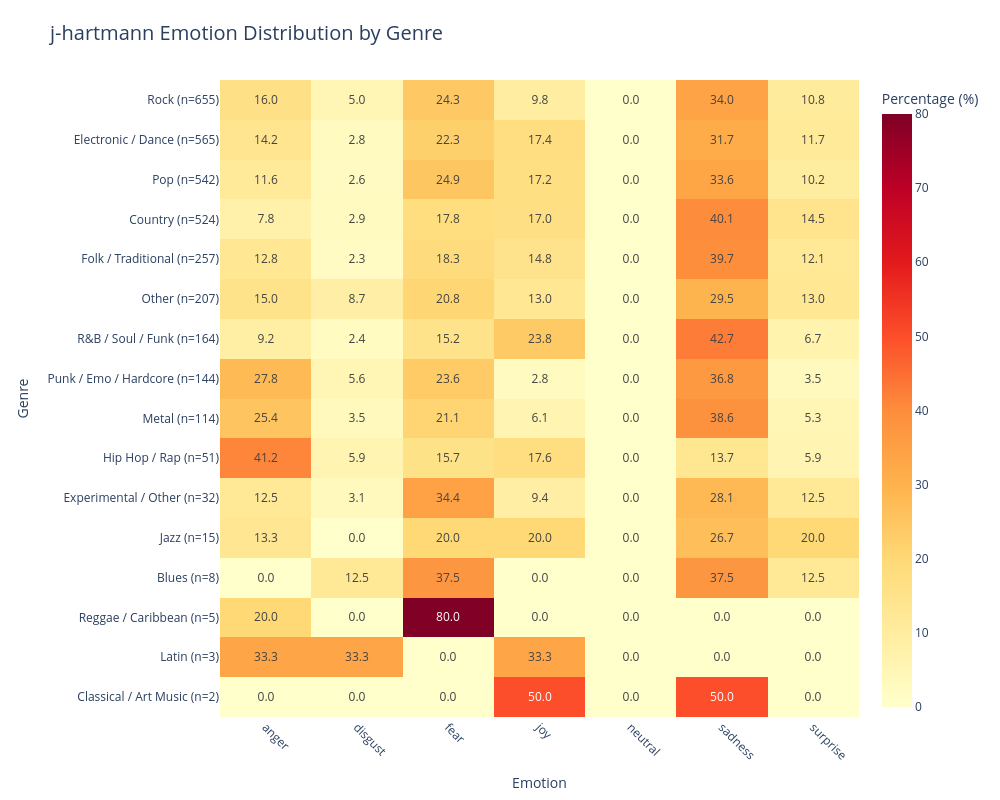

The cell this chart's notebook holds for it:
### Markdown cell above
#### **4.3. Heatmap de sentimientos por género - Modelo J-hartmann**

Este mapa de calor visualiza la distribución porcentual de las siete emociones del modelo j-hartmann en cada género musical. Las celdas muestran el porcentaje exacto y utilizan una escala de colores cálidos donde los tonos más oscuros o intensos indican una mayor presencia emocional. Esta representación gráfica permite identificar de un solo vistazo qué emociones dominan en cada estilo y descubrir patrones clave en las letras.

### Code cell
# ============================================================
# 4. j-hartmann heatmap by genre
# Mostrar con Plotly + guardar HTML + guardar PNG con Matplotlib
# ============================================================

import pandas as pd
import matplotlib.pyplot as plt
import plotly.express as px
import plotly.io as pio
from pathlib import Path

# ------------------------------------------------------------
# Renderer de Plotly
# ------------------------------------------------------------

# Si usas VS Code:
pio.renderers.default = "vscode"

# Si no se muestra, prueba alternativamente:
# pio.renderers.default = "notebook_connected"
# pio.renderers.default = "jupyterlab"

# ------------------------------------------------------------
# Output folder
# ------------------------------------------------------------

OUTPUT_DIR = Path("outputs")
OUTPUT_DIR.mkdir(exist_ok=True)

# ------------------------------------------------------------
# Prepare data
# ------------------------------------------------------------

plot_data = genre_jhartmann_final.copy()

MIN_SONGS = 1

plot_data = plot_data[plot_data["n_canciones"] >= MIN_SONGS].copy()

plot_data = plot_data.sort_values("n_canciones", ascending=False)

plot_data["genre_label"] = (
    plot_data["genre"] + " (n=" + plot_data["n_canciones"].astype(str) + ")"
)

jhartmann_emotions = [
    "anger",
    "disgust",
    "fear",
    "joy",
    "neutral",
    "sadness",
    "surprise"
]

jhartmann_pct_cols = [f"pct_jhartmann_{emotion}" for emotion in jhartmann_emotions]

for col in jhartmann_pct_cols:
    if col not in plot_data.columns:
        plot_data[col] = 0.0

heatmap_data = plot_data.set_index("genre_label")[jhartmann_pct_cols].copy()
heatmap_data.columns = jhartmann_emotions


# ============================================================
# Mostrar con Plotly
# ============================================================

fig_plotly = px.imshow(
    heatmap_data,
    text_auto=".1f",
    aspect="auto",
    color_continuous_scale="YlOrRd",
    title="j-hartmann Emotion Distribution by Genre",
    labels={
        "x": "Emotion",
        "y": "Genre",
        "color": "Percentage (%)"
    }
)

fig_plotly.update_layout(
    width=1000,
    height=800,
    title=dict(font=dict(size=20)),
    margin=dict(l=220, r=80, t=80, b=80)
)

fig_plotly.update_xaxes(
    tickangle=45
)

fig_plotly.show()

# ------------------------------------------------------------
# Guardar HTML con Plotly
# ------------------------------------------------------------

html_path = OUTPUT_DIR / "html/04_jhartmann_heatmap_by_genre_plotly.html"

fig_plotly.write_html(str(html_path))


# ============================================================
# Guardar PNG con Matplotlib
# ============================================================

fig_mpl, ax = plt.subplots(figsize=(12, 8))

im = ax.imshow(
    heatmap_data.values,
    aspect="auto",
    cmap="YlOrRd"
)

ax.set_xticks(range(len(heatmap_data.columns)))
ax.set_xticklabels(
    heatmap_data.columns,
    rotation=45,
    ha="right"
)

ax.set_yticks(range(len(heatmap_data.index)))
ax.set_yticklabels(heatmap_data.index)

ax.set_title(
    "j-hartmann Emotion Distribution by Genre",
    fontsize=16,
    fontweight="bold"
)

ax.set_xlabel("Emotion")
ax.set_ylabel("Genre")

cbar = fig_mpl.colorbar(im, ax=ax)
cbar.set_label("Percentage (%)")

max_value = heatmap_data.values.max()

for i in range(heatmap_data.shape[0]):
    for j in range(heatmap_data.shape[1]):
        value = heatmap_data.iloc[i, j]

        ax.text(
            j,
            i,
            f"{value:.1f}",
            ha="center",
            va="center",
            fontsize=8,
            color="black" if value < max_value * 0.65 else "white"
        )

plt.tight_layout()

png_path = OUTPUT_DIR / "csv/04_jhartmann_heatmap_by_genre.png"

fig_mpl.savefig(
    png_path,
    dpi=300,
    bbox_inches="tight"
)

plt.close(fig_mpl)

### Figure 1 — Plotly figure (JSON) as saved in the notebook; plotly's stock layout.template omitted (floating-point values rounded to 4 significant figures)
{"data": [{"coloraxis": "coloraxis", "hovertemplate": "Emotion: %{x}<br>Genre: %{y}<br>Percentage (%): %{z}<extra></extra>", "name": "0", "texttemplate": "%{z:.1f}", "type": "heatmap", "x": ["anger", "disgust", "fear", "joy", "neutral", "sadness", "surprise"], "xaxis": "x", "y": ["Rock (n=655)", "Electronic / Dance (n=565)", "Pop (n=542)", "Country (n=524)", "Folk / Traditional (n=257)", "Other (n=207)", "R&B / Soul / Funk (n=164)", "Punk / Emo / Hardcore (n=144)", "Metal (n=114)", "Hip Hop / Rap (n=51)", "Experimental / Other (n=32)", "Jazz (n=15)", "Blues (n=8)", "Reggae / Caribbean (n=5)", "Latin (n=3)", "Classical / Art Music (n=2)"], "yaxis": "y", "z": [[16.03, 5.04, 24.27, 9.77, 0.0, 34.05, 10.84], [14.16, 2.83, 22.3, 17.35, 0.0, 31.68, 11.68], [11.62, 2.58, 24.91, 17.16, 0.0, 33.58, 10.15], [7.82, 2.86, 17.75, 16.98, 0.0, 40.08, 14.5], [12.84, 2.33, 18.29, 14.79, 0.0, 39.69, 12.06], [14.98, 8.7, 20.77, 13.04, 0.0, 29.47, 13.04], [9.15, 2.44, 15.24, 23.78, 0.0, 42.68, 6.71], [27.78, 5.56, 23.61, 2.78, 0.0, 36.81, 3.47], [25.44, 3.51, 21.05, 6.14, 0.0, 38.6, 5.26], [41.18, 5.88, 15.69, 17.65, 0.0, 13.73, 5.88], [12.5, 3.12, 34.38, 9.38, 0.0, 28.12, 12.5], [13.33, 0.0, 20.0, 20.0, 0.0, 26.67, 20.0], [0.0, 12.5, 37.5, 0.0, 0.0, 37.5, 12.5], [20.0, 0.0, 80.0, 0.0, 0.0, 0.0, 0.0], [33.33, 33.33, 0.0, 33.33, 0.0, 0.0, 0.0], [0.0, 0.0, 0.0, 50.0, 0.0, 50.0, 0.0]]}], "layout": {"coloraxis": {"colorbar": {"title": {"text": "Percentage (%)"}}, "colorscale": [[0, "rgb(255,255,204)"], [0.125, "rgb(255,237,160)"], [0.25, "rgb(254,217,118)"], [0.375, "rgb(254,178,76)"], [0.5, "rgb(253,141,60)"], [0.625, "rgb(252,78,42)"], [0.75, "rgb(227,26,28)"], [0.875, "rgb(189,0,38)"], [1, "rgb(128,0,38)"]]}, "height": 800, "margin": {"b": 80, "l": 220, "r": 80, "t": 80}, "title": {"font": {"size": 20}, "text": "j-hartmann Emotion Distribution by Genre"}, "width": 1000, "xaxis": {"anchor": "y", "domain": [0, 1], "tickangle": 45, "title": {"text": "Emotion"}}, "yaxis": {"anchor": "x", "autorange": "reversed", "domain": [0, 1], "title": {"text": "Genre"}}}}
